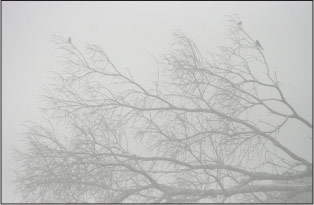
#> input picture 3/branches.jpg, 314 x 205 px
$ python lab3_task2.py
#> lines starting #> are read from the running program, lines starting #| are printed output that depends on the picture; after the words box and inside, x2 and y2 are one past the last pixel; in counts of white or black regions, pixels touching at a corner belong together
import cv2
import numpy as np
from matplotlib import pyplot as plt


def calc_hist(I):
  hist = np.zeros(256)
  for i in I:
      for x in i:
          hist[x] += 1
  return hist.astype(np.uint64)

def autoA(hist):
    a = 0
    for i in hist:
        if i > max(hist)//5:
            break
        a +=1
    return a

def autoB(hist):
    b = 255
    for i in np.flip(hist):
        if i > max(hist)//5:
            break
        b -=1
    return b

# [4 lines of commented-out code are left out]
fname = 'branches.jpg'
# fname = 'terrain.jpg'
# fname = "pasargadae.jpg"

I = cv2.imread(fname, cv2.IMREAD_GRAYSCALE)
#> I: shape (205, 314); min 26, max 226, mean 195.8

f, axes = plt.subplots(2, 3)

axes[0,0].imshow(I, 'gray', vmin=0, vmax=255)
axes[0,0].axis('off')

axes[1,0].hist(I.ravel(),255,[0,255]);

a = autoA(calc_hist(I))
#> after the loop in calc_hist, `for i in I:`: hist = 256 values, max 2885 at index 219, min 0 at index 0, mean 251.4
#> in autoA, `a = 0`: a = 0
#> the loop in autoA, `for i in hist:` made 180 passes
#> i on passes 2 to 4: 0, 0, 0
#> after the loop in autoA, `for i in hist:`: a = 179
#> a = 179
b = autoB(calc_hist(I))
#> in autoB, `b = 255`: b = 255
#> the loop in autoB, `for i in np.flip(hist):` made 35 passes
#> (i, b) on passes 2 to 13: (0, 253), (0, 252), (0, 251), (0, 250), (0, 249), (0, 248), (0, 247), (0, 246), (0, 245), (0, 244), (0, 243), (0, 242)
#> b on pass 1: 254
#> after the loop in autoB, `for i in np.flip(hist):`: b = 221
#> b = 221

# [17 lines of commented-out code are left out]

J = (I-a) * 255.0 / (b-a)
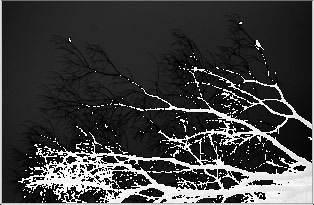
#> J: shape (205, 314) float64; min 0, max 1548.2, mean 376.4; drawn with min black and max white
J[J < 0] = 0
J[J > 255] = 255
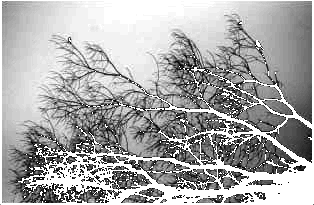
#> J: shape (205, 314) float64; 18.73% of pixels changed, all inside (x1, y1, x2, y2) = (0, 0, 314, 205)
J = J.astype(np.uint8)

axes[0,1].imshow(J, 'gray', vmin=0, vmax=255)
axes[1,1].hist(J.ravel(),255,[0,255]);

K = cv2.equalizeHist(I)
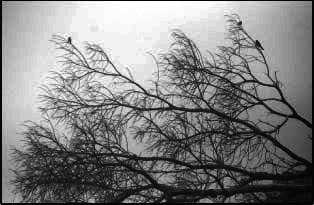
#> K: shape (205, 314); min 0, max 255, mean 129.8

axes[0,2].imshow(K, 'gray', vmin=0, vmax=255)
axes[1,2].hist(K.ravel(),255,[0,255]);

plt.show()
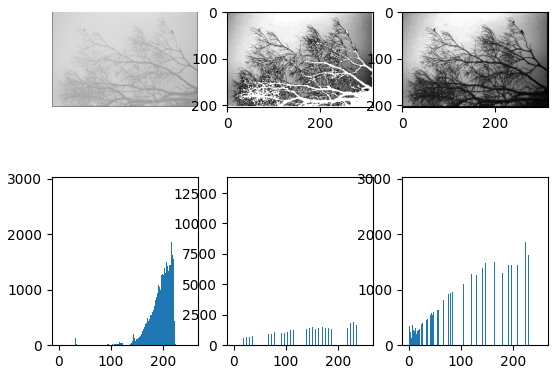
#> figure drawn by matplotlib, 6 panels; panel 4: tallest bar 2885 high, from x = 219 to 220; panel 5: tallest bar 13145 high, from x = 254 to 255; panel 6: tallest bar 2885 high, from x = 242 to 243

$ run again, with 3/map.jpg copied over 3/branches.jpg
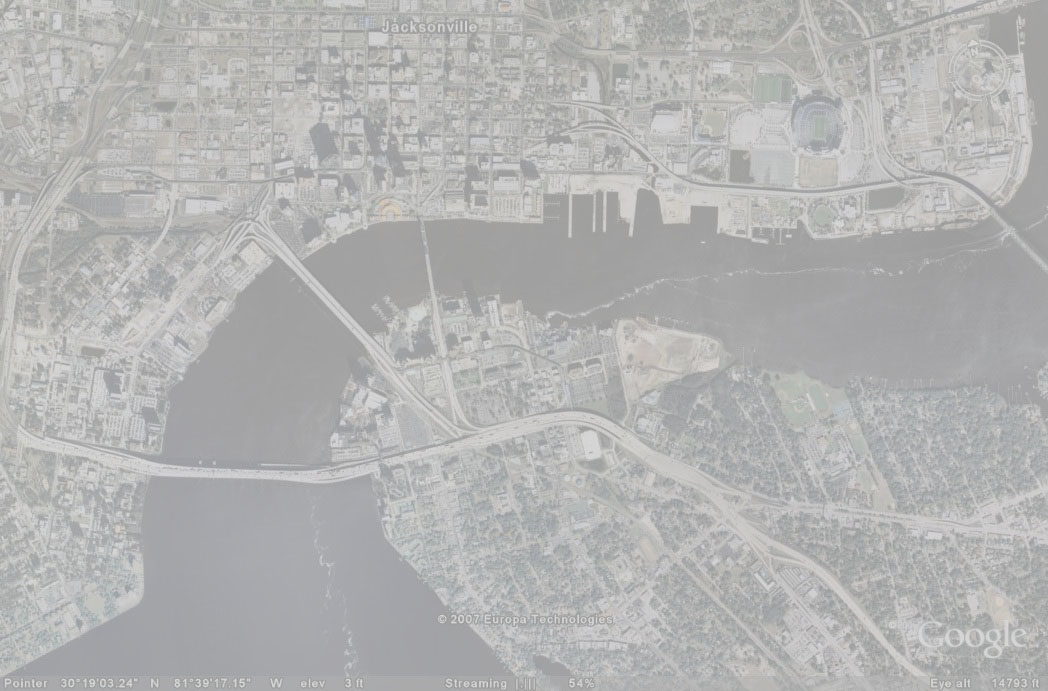
#> input picture 3/map.jpg, 1048 x 691 px
#> after the loop in calc_hist, `for i in I:`: hist = 256 values, max 35509 at index 163, min 0 at index 0, mean 2828.8
#> in autoA, `a = 0`: a = 0
#> after the loop in autoA, `for i in hist:`: a = 160
#> in autoB, `b = 255`: b = 255
#> the loop in autoB, `for i in np.flip(hist):` made 52 passes
#> (i, b) on passes 2 to 9: (0, 253), (0, 252), (0, 251), (0, 250), (0, 249), (0, 248), (0, 247), (0, 246)
#> after the loop in autoB, `for i in np.flip(hist):`: b = 204
#> `J[J > 255] = 255`:
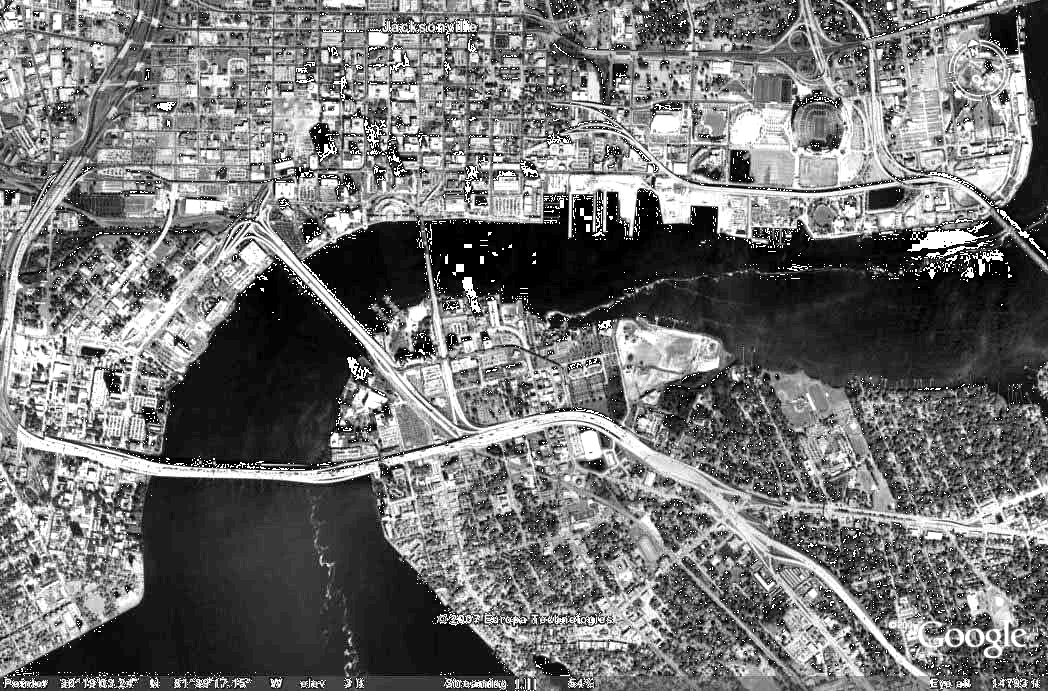
#> J: shape (691, 1048) float64; min 0, max 255, mean 114.9
#> `K = cv2.equalizeHist(I)`:
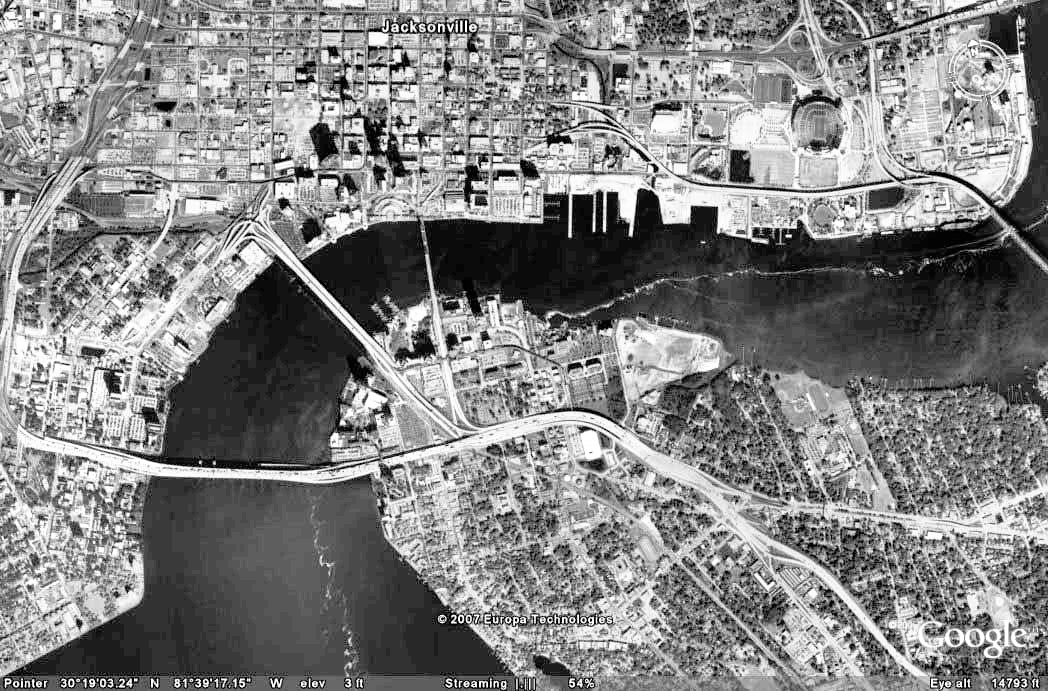
#> K: shape (691, 1048); min 0, max 255, mean 130.4

$ run again, with 3/terrain.jpg copied over 3/branches.jpg
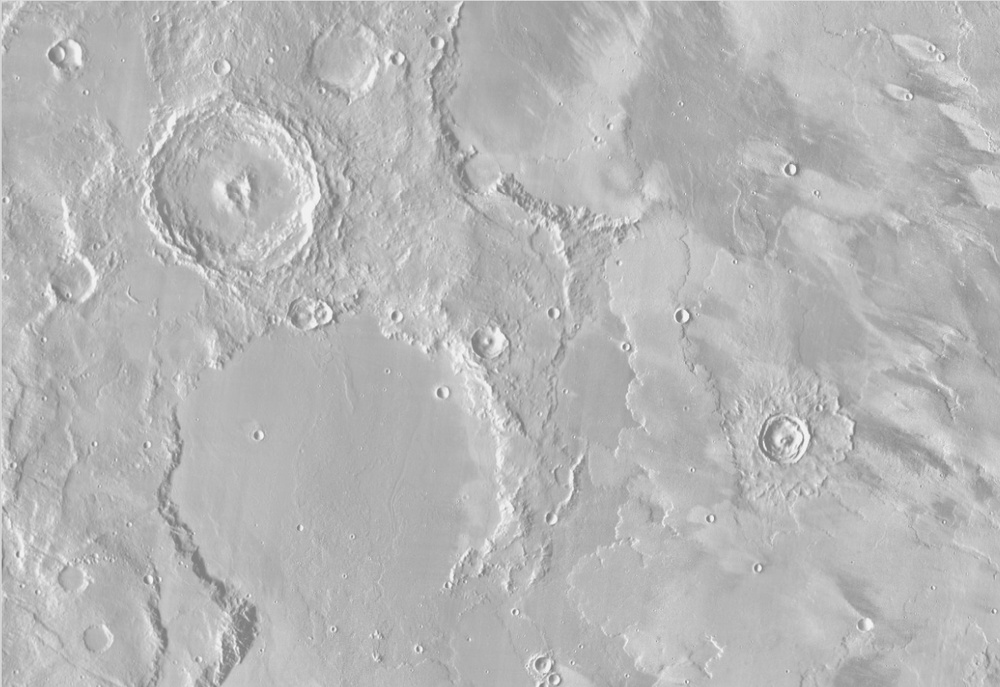
#> input picture 3/terrain.jpg, 1000 x 687 px, shrunk from 1255 x 862 before the run
#> I is the input picture: shape (687, 1000); min 117, max 250, mean 182.2
#> after the loop in calc_hist, `for i in I:`: hist = 256 values, max 24963 at index 182, min 0 at index 0, mean 2683.6
#> in autoA, `a = 0`: a = 0
#> after the loop in autoA, `for i in hist:`: a = 163
#> in autoB, `b = 255`: b = 255
#> the loop in autoB, `for i in np.flip(hist):` made 55 passes
#> (i, b) on passes 2 to 9: (0, 253), (0, 252), (0, 251), (0, 250), (1, 249), (2, 248), (2, 247), (11, 246)
#> after the loop in autoB, `for i in np.flip(hist):`: b = 201
#> `J[J > 255] = 255`:
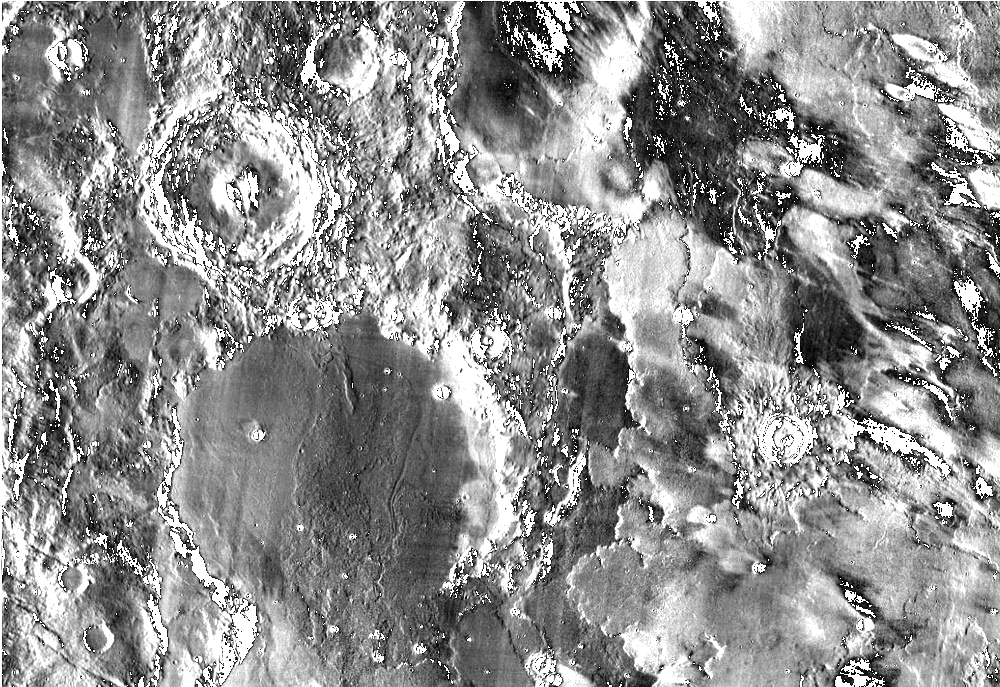
#> J: shape (687, 1000) float64; min 0, max 255, mean 142.7
#> `K = cv2.equalizeHist(I)`:
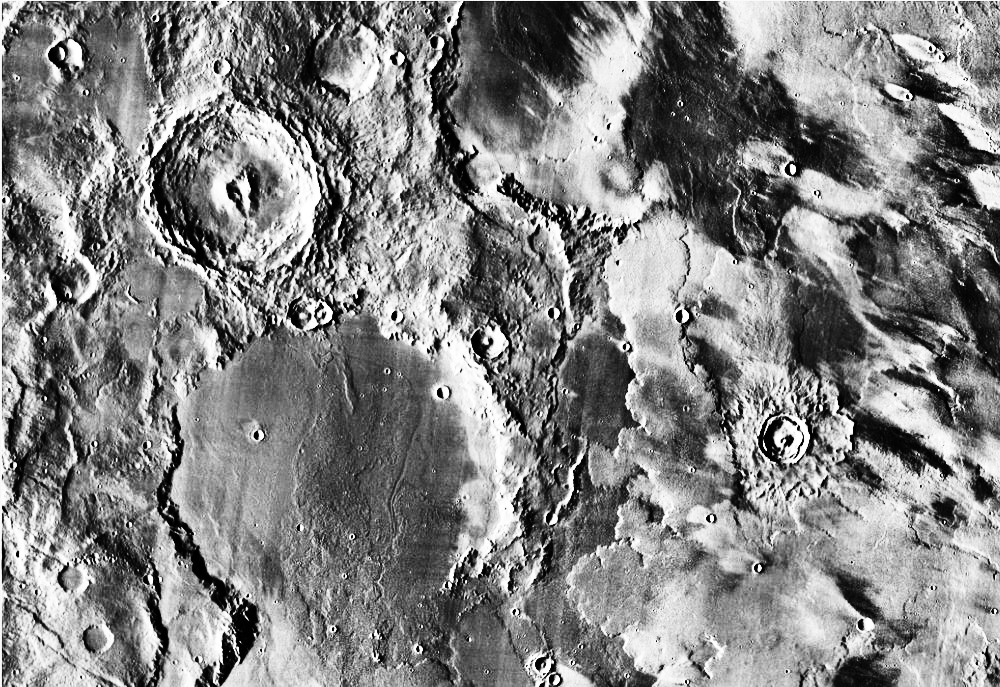
#> K: shape (687, 1000); min 0, max 255, mean 130.5
